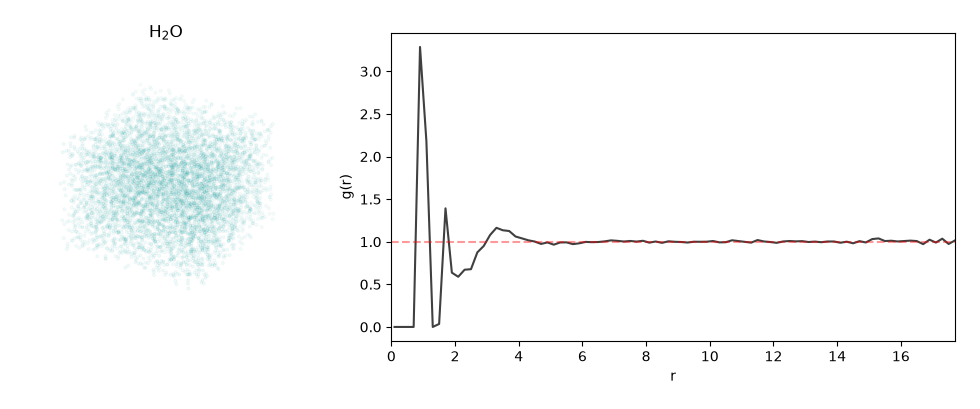

The Python source for this figure:
"""Plot the particles and RDF of a water configuration.

Particle positions were obtained from http://www.ergoscf.org/xyz/h2o.php
Requires matplotlib: ``pip install rdfpy[examples]``.
"""
import os

import numpy as np
import matplotlib.pyplot as plt

from rdfpy import rdf

HERE = os.path.dirname(os.path.abspath(__file__))

particles = np.load(os.path.join(HERE, 'water.npy'))

fig = plt.figure(figsize=(9, 9))
ax = fig.add_subplot(111, projection='3d')
ax.scatter(particles[:, 0], particles[:, 1], particles[:, 2], color='aqua',
           alpha=0.3, edgecolors='k', s=25)
plt.axis('off')
plt.savefig(os.path.join(HERE, 'water-particles.png'), bbox_inches='tight',
            pad_inches=0.0)
plt.close()

g_r, radii = rdf(particles, dr=0.2)

image = plt.imread(os.path.join(HERE, 'water-particles.png'))

fig, axes = plt.subplots(1, 2, figsize=(12, 4),
                         gridspec_kw={'width_ratios': [1, 2]})

axes[0].imshow(image)
axes[0].axis('off')
axes[0].set_title('H$_{2}$O')

axes[1].plot(radii, g_r, color='k', alpha=0.75)
axes[1].hlines(y=1.0, xmin=0.0, xmax=max(radii), color='r', linestyle='--',
               alpha=0.4)
axes[1].set_ylabel('g(r)')
axes[1].set_xlabel('r')
axes[1].set_xlim(0.0, max(radii))
plt.savefig(os.path.join(HERE, 'water.png'), bbox_inches='tight',
            pad_inches=0.25)
plt.show()
